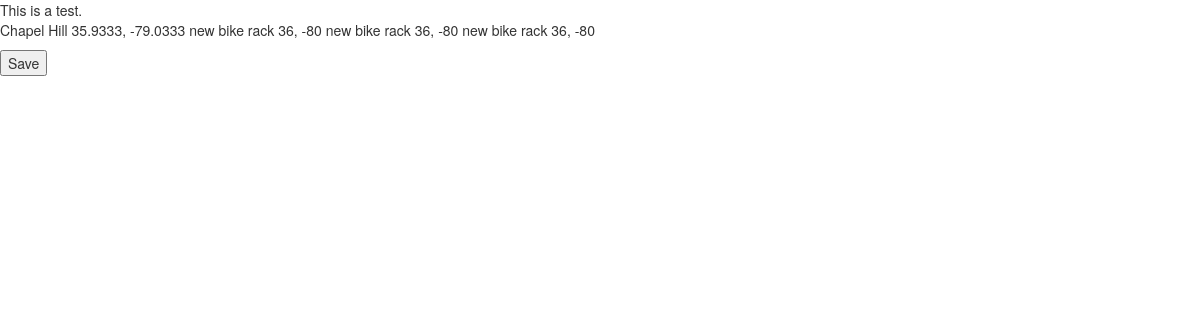
The page /find/ on the database its author committed.
### parking/models.py (models this page shows, shortened)
class rack(models.Model):
    lat = models.CharField(unique=False, max_length=50)
    lng = models.CharField(unique=False, max_length=50)
    description = models.CharField(unique=False, max_length=1000)
    capacity = models.IntegerField (max_length=3, null='True')
    covered = models.BooleanField (default=False)
    intended = models.BooleanField (default=True)
    class Meta(object):
        verbose_name_plural = "racks"
        ordering = ('lat', 'lng', 'description', 'capacity', 'covered', 'intended')

### parking/views.py (the view)
# urls.py: url(r'^find/', 'parking.views.find', name='find'),
def find (request):
    return render(request, "find.html", {
        'racks': Rack.objects.all()
    })

### bikeparking/templates/find.html (shortened to what this page needs)
{% extends 'base.html' %}
{% block content %}
<link href='https://api.tiles.mapbox.com/mapbox.js/v2.1.5/mapbox.css' rel='stylesheet' />
<link href='https://api.tiles.mapbox.com/mapbox.js/plugins/leaflet-label/v0.2.1/leaflet.label.css' rel='stylesheet'/>
<link href='https://api.tiles.mapbox.com/mapbox.js/plugins/leaflet-locatecontrol/v0.24.0/L.Control.Locate.css' rel='stylesheet' />
<div id='map'></div>
{% endblock %}

### bikeparking/templates/base.html (shortened to what this page needs)
{% load static from staticfiles %}
<!DOCTYPE html>
<html lang="en">
    <head>
        <link href="../static/css/bootstrap.min.css" rel="stylesheet" type="text/css">
        <link href="../static/css/styles.css" rel="stylesheet" type="text/css" />
    </head>
    <body>
      This is a test.
     <p>{% for rack in racks %}
        {{ rack.description }}
      {{ rack.lat }}, {{rack.lng}}
      {% endfor %}
     </p>
     <form method ="post">{%csrf_token%}{{ form }}<input type="submit" value="Save"></form>
     {% block content %}
     {% endblock %}
    </body>
</html>

### bikeparking/templates/find.html (style rules this page uses)
#map { width: 100vw; height: 80vh; }

### rows shown on the page
rack: description "Chapel Hill", lat "35.9333", lng "-79.0333"
rack: description "new bike rack", lat "36", lng "-80"
rack: description "new bike rack", lat "36", lng "-80"
rack: description "new bike rack", lat "36", lng "-80"
